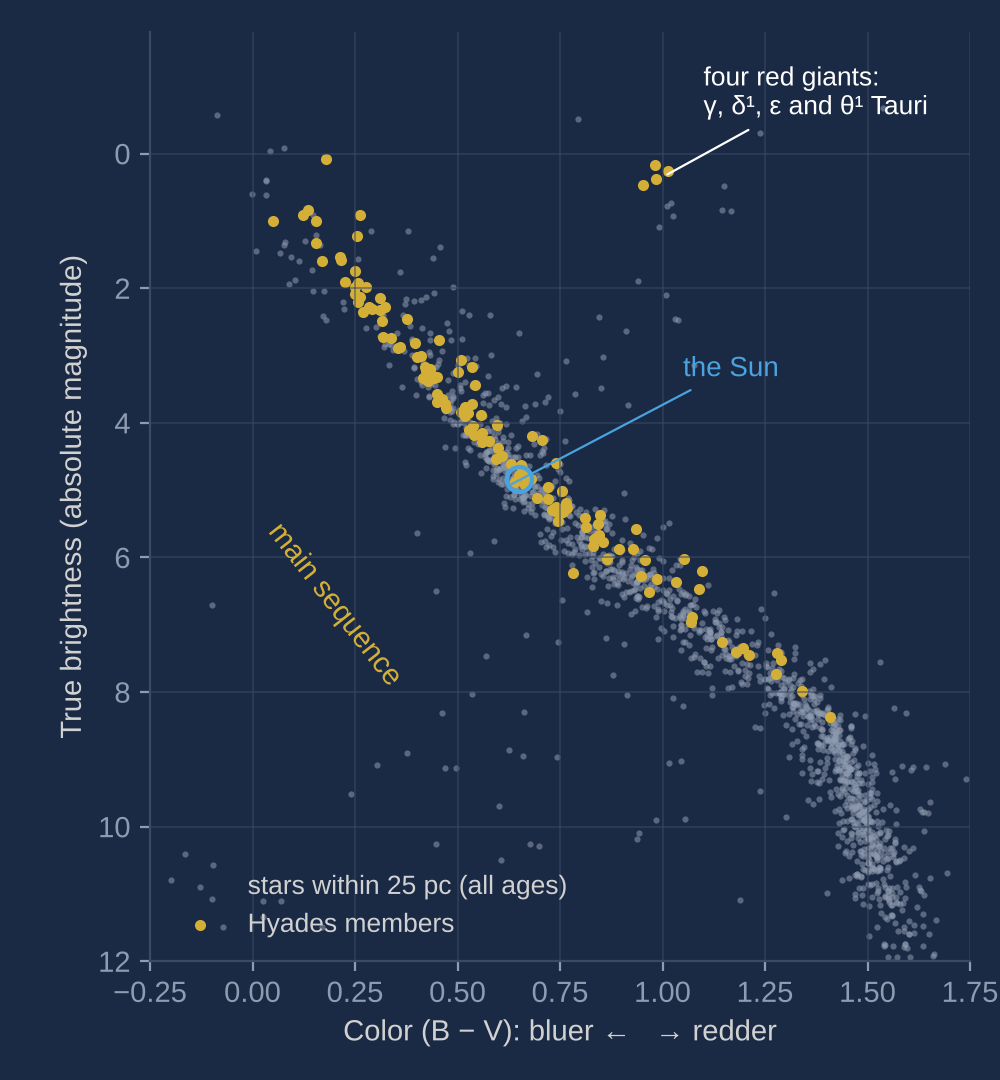

The Python source for this figure:
"""Color-magnitude (H-R) diagram of the Hyades, from Hipparcos.
Members: 132 Hipparcos stars within 16 deg of the cluster center, 30-65 pc, whose proper motions
match the cluster's mean space motion (from the 110 radial-velocity members used in
fig-moving-cluster) to within 3 km/s or 8 mas/yr. Absolute magnitudes from each star's own
Hipparcos parallax. Background: all Hipparcos stars within 25 pc (1,515). Data: HYG v4.1
(CC BY-SA 4.0). The Hipparcos catalog stops near V = 12, so the faint end of the cluster's
main sequence (and its white dwarfs) is missing here.
"""
import pandas as pd
import matplotlib.pyplot as plt
from nbas_style import use, save
c = use()
h = pd.read_csv("hyades_cmd.csv"); f = pd.read_csv("field25.csv")
fig, ax = plt.subplots(figsize=(5.0, 5.4))
fig.subplots_adjust(left=0.15, right=0.97, top=0.97, bottom=0.11)
ax.scatter(f.ci, f.absmag, s=5, color=c["muted"], alpha=0.55, lw=0, label="stars within 25 pc (all ages)")
ax.scatter(h.ci, h.absmag, s=16, color=c["a"], lw=0, label="Hyades members")
ax.plot(0.65, 4.83, marker="o", ms=9, mfc="none", mec=c["b"], mew=1.6)
ax.annotate("the Sun", xy=(0.62, 4.95), xytext=(1.05, 3.2), color=c["b"], fontsize=10,
            va="center", arrowprops=dict(arrowstyle="-", color=c["b"], lw=0.8))
ax.annotate("four red giants:\nγ, δ¹, ε and θ¹ Tauri", xy=(1.0, 0.35), xytext=(1.1, -0.9),
            color=c["strong"], fontsize=9.5, va="center",
            arrowprops=dict(arrowstyle="-", color=c["strong"], lw=0.8))
ax.text(0.2, 7.9, "main sequence", color=c["a"], fontsize=10.5, rotation=-52, ha="center")
ax.set_xlim(-0.25, 1.75); ax.set_ylim(12, -1.8)
ax.set_xlabel("Color (B − V): bluer ←   → redder")
ax.set_ylabel("True brightness (absolute magnitude)")
ax.grid(True, alpha=0.6)
ax.legend(loc="lower left", frameon=False, fontsize=9.5)
save(fig, "fig-hyades-cmd")
